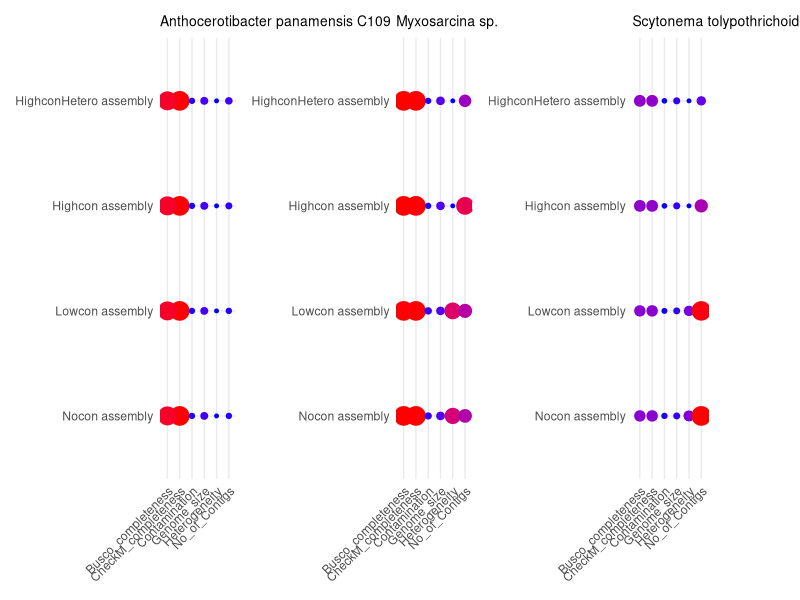

Write the R code that produced this figure.
# Install patchwork if not already installed
if (!requireNamespace("patchwork", quietly = TRUE)) {
  install.packages("patchwork")
}

# Load necessary libraries
library(ggplot2)
library(dplyr)
library(tidyr)
library(viridis)
library(patchwork)

# Updated dataset
data <- data.frame(
  Organism = rep(c("Anthocerotibacter panamensis C109", "Myxosarcina sp.", "Scytonema tolypothrichoides VB-61278"), each = 4),
  AssemblyProcess = rep(paste("Assembly", 1:4), times = 3),
  CheckM_completeness = c(98.29, 98.29, 98.29, 98.29, 99.56, 99.34, 99.56, 99.56, 89.6, 88.88, 99.52, 99.76),
  Contamination = c(0.85, 0.85, 0.85, 0.85, 2.4, 2.84, 0.87, 0.87, 4.18, 2.49, 1.04, 1.04),
  Heterogeneity = c(0, 0, 0, 0, 58.33, 64.29, 0, 0, 76.92, 61.54, 0, 0),
  No_of_Contigs = c(1, 1, 2, 3, 35, 38, 75, 26, 467, 455, 148, 41),
  Genome_size = c(4, 4, 4.1, 4.1, 6.3, 6.3, 6.1, 6.3, 8.7, 8.6, 9.8, 9.9),
  Busco_completeness = c(88.7, 88.60, 88.7,88.7, 99.3, 98.7, 99.4, 99.4, 87.6, 86.6, 99.2, 99.5)
)
# Map AssemblyProcess to new labels
data$AssemblyProcess <- factor(data$AssemblyProcess,
                                levels = paste("Assembly", 1:4),
                                labels = c("Nocon assembly", "Lowcon assembly", "Highcon assembly", "HighconHetero assembly"))

# Set the levels for the Organism factor to maintain the original order
data$Organism <- factor(data$Organism, levels = unique(data$Organism))

# Function to create a plot for each organism
create_plot <- function(organism) {
  # Filter data for the current organism
  filtered_data <- data %>% filter(Organism == organism)

  # Reshape data for ggplot
  plot_data <- filtered_data %>%
    pivot_longer(cols = c(CheckM_completeness, Contamination, Heterogeneity, No_of_Contigs, Genome_size, Busco_completeness),
                 names_to = "Parameter", values_to = "Value")

  # Plot using ggplot
  p <- ggplot(plot_data, aes(x = Parameter, y = AssemblyProcess, color = Value, size = Value)) +
    geom_point() +
    scale_color_gradient(low = "blue", high = "red") +
    theme_minimal() +
    labs(title = paste(organism),
         x = NULL, # Remove x-axis label
         y = NULL, # Remove y-axis label
         color = "Value",
         size = "Value") +
    theme(axis.text.x = element_text(angle = 45, hjust = 1),
          plot.title = element_text(size = 10),  # Adjust the title font size here
         legend.position = "none")  # Remove the legend
  return(p)
}

# List of organisms
organisms <- unique(data$Organism)

# Create a list of plots
plots <- lapply(organisms, create_plot)
# Combine plots using patchwork in a grid layout
combined_plot <- wrap_plots(plots) +
  plot_layout(ncol = 4, byrow = TRUE)  # Arrange in 1 row

# Save the combined plot as a single PDF
ggsave(filename = "C.pdf", plot = combined_plot, width = 15, height = 4)

